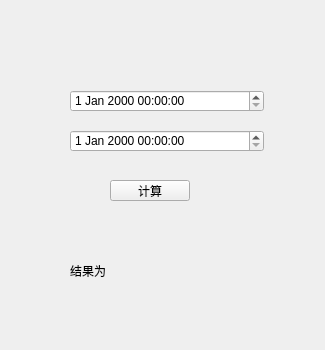
<?xml version="1.0" encoding="UTF-8"?>
<ui version="4.0">
 <class>Widget</class>
 <widget class="QWidget" name="Widget">
  <property name="geometry">
   <rect>
    <x>0</x>
    <y>0</y>
    <width>325</width>
    <height>350</height>
   </rect>
  </property>
  <property name="windowTitle">
   <string>Widget</string>
  </property>
  <widget class="QDateTimeEdit" name="dateTimeEdit_old">
   <property name="geometry">
    <rect>
     <x>70</x>
     <y>90</y>
     <width>194</width>
     <height>22</height>
    </rect>
   </property>
  </widget>
  <widget class="QDateTimeEdit" name="dateTimeEdit_new">
   <property name="geometry">
    <rect>
     <x>70</x>
     <y>130</y>
     <width>194</width>
     <height>22</height>
    </rect>
   </property>
  </widget>
  <widget class="QPushButton" name="pushButton">
   <property name="geometry">
    <rect>
     <x>110</x>
     <y>180</y>
     <width>80</width>
     <height>21</height>
    </rect>
   </property>
   <property name="text">
    <string>计算</string>
   </property>
  </widget>
  <widget class="QLabel" name="label">
   <property name="geometry">
    <rect>
     <x>70</x>
     <y>250</y>
     <width>211</width>
     <height>41</height>
    </rect>
   </property>
   <property name="text">
    <string>结果为</string>
   </property>
  </widget>
 </widget>
 <resources/>
 <connections/>
</ui>
